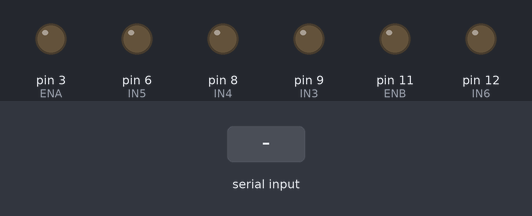
This sketch was run on a simulated Arduino Uno, built with avr-gcc and run on an emulated ATmega328P. Shown: output pins drawn as LEDs (lit = HIGH). The inputs (shaded band) are chosen by the test bench.

Above: at 1.2 s.
1.3 s: "W" received over Serial
At 2.0 s:
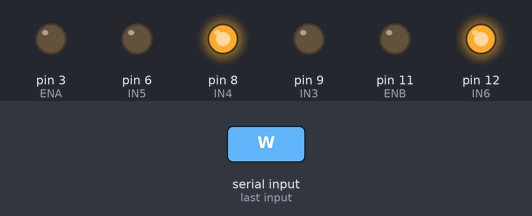
2.8 s: "D" received over Serial
At 3.2 s:
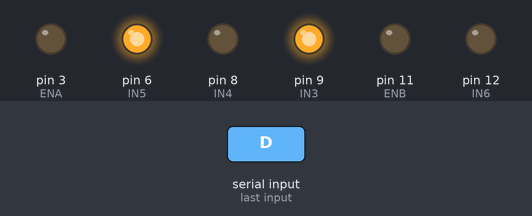
4.3 s: "A" received over Serial
At 5.5 s:
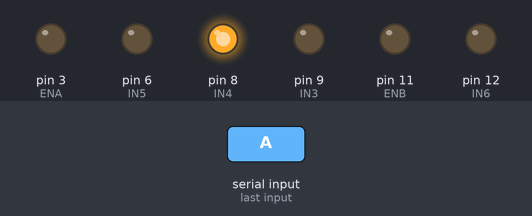
5.8 s: "S" received over Serial
At 6.7 s:
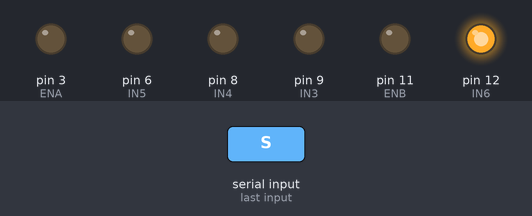
7.3 s: "T" received over Serial
At 7.8 s:
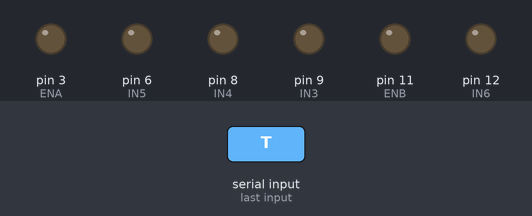
Timing chart, 0 to 9.8 s (numbered marks = the images above; inputs shaded):
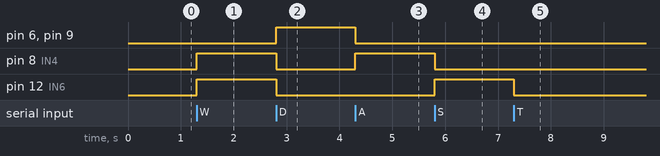

Measured:
- after the input at 1.3 s, pin 8 (IN4), pin 12 (IN6): LOW → HIGH at once
- after the input at 2.8 s, pin 6 (IN5), pin 9 (IN3): LOW → HIGH at once; pin 8 (IN4), pin 12 (IN6): HIGH → LOW at once
- after the input at 4.3 s, pin 6 (IN5), pin 9 (IN3): HIGH → LOW at once; pin 8 (IN4): LOW → HIGH at once
- after the input at 5.8 s, pin 8 (IN4): HIGH → LOW at once; pin 12 (IN6): LOW → HIGH at once
- after the input at 7.3 s, pin 12 (IN6): HIGH → LOW at once

The sketch:

hc_05.ino
```cpp
int IN3 = 9; /// шим
int IN4 = 8; //направление
int IN5 = 6; //шим
int IN6 = 12; //направление
int ENA = 3;
int ENB = 11;
int val;
int i;
void setup()
{


  pinMode (ENA, OUTPUT);
  pinMode (ENB, OUTPUT);
  pinMode (IN4, OUTPUT);
  pinMode (IN3, OUTPUT);
  pinMode (IN5, OUTPUT);
  pinMode (IN6, OUTPUT);
  Serial.begin(9600);
}


void loop()
{
  if (Serial.available())
  {
    val = Serial.read();


    if (val == 'W') // вперед
    {

      digitalWrite (IN4, HIGH);
      digitalWrite (IN3, LOW);
      digitalWrite (IN5, LOW);
      digitalWrite (IN6, HIGH);

    }

    // Задаём движение назад
    if ( val == 'D')
    {
      digitalWrite (IN4, LOW);
      digitalWrite (IN3, HIGH);
      digitalWrite (IN5, HIGH);
      digitalWrite (IN6, LOW);
    }

    // Задаём движение вправо
    if ( val == 'A')
    {
      digitalWrite (IN4, HIGH);
      digitalWrite (IN3, LOW);
      digitalWrite (IN5, LOW);
      digitalWrite (IN6, LOW);
    }

    // Задаём движение влево
    if ( val == 'S')
    {
      digitalWrite (IN4, LOW);
      digitalWrite (IN3, LOW);
      digitalWrite (IN5,LOW);
      digitalWrite (IN6, HIGH);
    }

    // Стоп режим
    // При отпускании клавиш в программе в порт шлется «T»
    if ( val == 'T') // При нажатии клавиши «T»
    {
      digitalWrite (IN4, LOW);
      digitalWrite (IN3, LOW);
      digitalWrite (IN5, LOW);
      digitalWrite (IN6, LOW);
    }

  }

}
```
